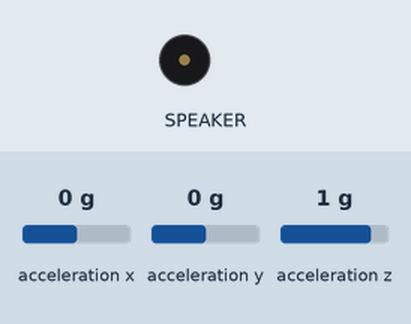
Bench run of a program on a simulated Circuit Playground running CircuitPython. Parts: buzzer (waves = sounding). Inputs (shaded band) come from the test bench; at power-on: acceleration z 1 g, acceleration x 0 g, acceleration y 0 g.

Above: at 1.2 s.
1.3 s: acceleration z set to 0 g
2.8 s: acceleration z set to -0.3 g
At 3.8 s:
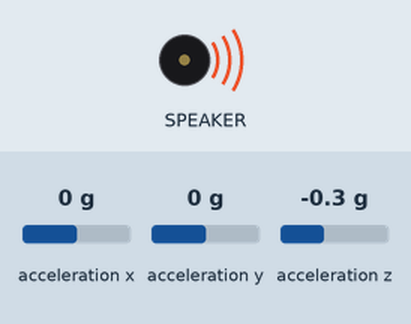
Timing chart, 0 to 5.8 s (numbered marks = the images above; inputs shaded):
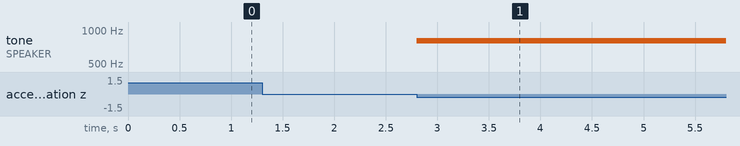

The program:

slouch_detector_v1.py
```python
# (licence header left out)
import time
import math
from adafruit_circuitplayground.express import cpx

SLOUCH_ANGLE    = 10.0
SLOUCH_TIME     = 3
GRAVITY         = 9.80665

# Loop forever
while True:
    # Compute current angle
    current_angle = math.asin(-cpx.acceleration[2] / GRAVITY)
    current_angle = math.degrees(current_angle)

    # Check if slouching
    if current_angle > SLOUCH_ANGLE:
        cpx.play_tone(800, 0.5)
```

Measured:
- the behaviour switches between -0.1 and -0.2 g on acceleration z (found by bisection; images 0 and 1)
- after the input at 1.3 s, every drawn part: stays the same
- after the input at 2.8 s, tone on SPEAKER: silent → 800 Hz at once
